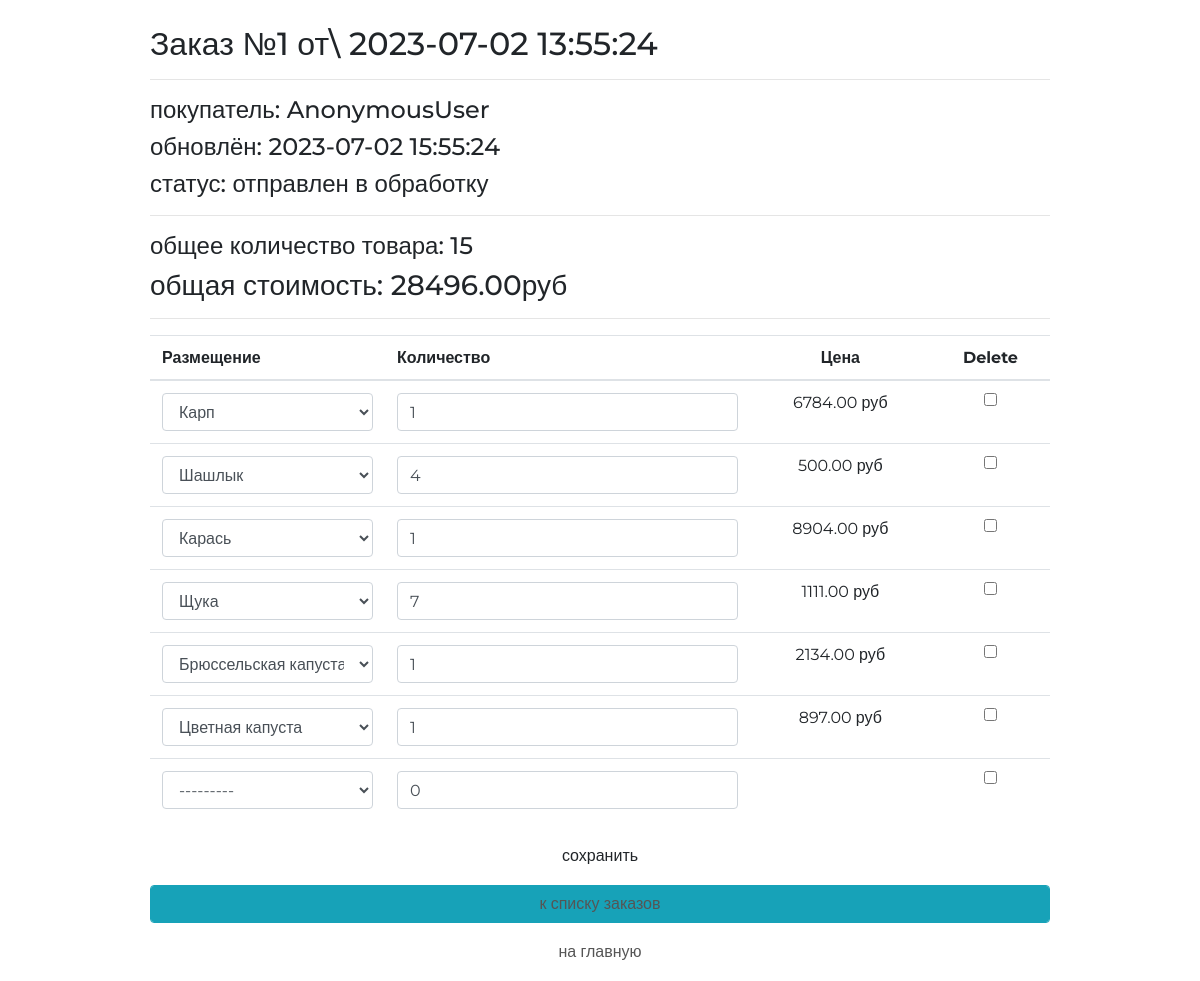
The page /order/update/1/ on the database its author committed.
### ordersapp/models.py (models this page shows, shortened)
class Order(models.Model):
    FORMING = 'FM'
    SENT_TO_PROCEED = 'STP'
    PROCEEDED = 'PRD'
    PAID = 'PD'
    READY = 'RDY'
    CANCEL = 'CNL'
    ORDER_STATUS_CHOICES = (
        (FORMING, 'формируется'),
        (SENT_TO_PROCEED, 'отправлен в обработку'),
        (PROCEEDED, 'оплачен'),
        (PAID, 'обрабатывается'),
        (READY, 'подтверждён размещением'),
        (CANCEL, 'отменён'),
    )
    user = models.ForeignKey(
        settings.AUTH_USER_MODEL, on_delete=models.CASCADE)
    created = models.DateTimeField(verbose_name='создан', auto_now_add=True)
    updated = models.DateTimeField(verbose_name='обновлён', auto_now=True)
    status = models.CharField(
        verbose_name='статус',
        max_length=3,
        choices=ORDER_STATUS_CHOICES,
        default=FORMING)
    is_active = models.BooleanField(verbose_name='активен', default=True)
    class Meta:
        ordering = ('-created',)
        verbose_name = 'заказ'
        verbose_name_plural = 'заказы'
    def get_total_quantity(self):
        products = self.orderitems.select_related()
        return sum(list(map(lambda x: x.quantity, products)))
    def get_total_cost(self):
        product = self.orderitems.select_related()
        return sum(list(map(lambda x: x.quantity * x.product.price,
                            product)))

class OrderItem(models.Model):
    order = models.ForeignKey(Order, related_name='orderitems',
                               on_delete=models.CASCADE)
    product = models.ForeignKey(
        Product, verbose_name='размещение', on_delete=models.CASCADE)
    quantity = models.PositiveIntegerField(verbose_name='количество', default=0)

### store/models.py (models this page shows, shortened)
class Product(models.Model):
    subcategory = models.ForeignKey(SubCategory, on_delete=models.CASCADE)
    name = models.CharField(verbose_name='имя', max_length=256, unique=True)
    slug = models.SlugField(verbose_name='slug-имя', max_length=256, null=False, unique=True)
    image = models.ImageField(upload_to='product_img', blank=True)
    description = models.TextField(verbose_name='описание продукта', blank=True, null=True)
    price = models.DecimalField(verbose_name='цена', max_digits=8, decimal_places=2, default=0)
    availability = models.PositiveIntegerField(verbose_name='количество свободного товара', default=0)
    def __str__(self):
        return self.name

### ordersapp/views.py (the view, shortened to what this page needs)
# urls.py: path('update/<int:pk>/', ordersapp.OrderItemsUpdate.as_view(), name='order_update'),
class OrderItemsUpdate(UpdateView):
    model = Order
    fields = []
    success_url = reverse_lazy('ordersapp:orders_list')
    def get_context_data(self, **kwargs):
        data = super(OrderItemsUpdate, self).get_context_data(**kwargs)
        OrderFormSet = inlineformset_factory(Order,
                                             OrderItem,
                                             form=OrderItemForm,
                                             extra=1,
                                             fields='__all__')
        if self.request.POST:
            data['orderitems'] = OrderFormSet(self.request.POST, instance=self.object)
        else:
            formset = OrderFormSet(instance=self.object)
            for form in formset.forms:
                if form.instance.pk:
                    form.initial['price'] = form.instance.product.price
            data['orderitems'] = formset
        return data

### ordersapp/templates/ordersapp/order_form.html (shortened to what this page needs)
{% extends "ordersapp/base.html" %}
{% load static %}
{% load cache %}
{% block content %}
    {% include 'ordersapp/includes/inc_order_summary.html' %}
    <div class="order_form">
        <form action="" method="post">
            <table class="table">
                {% for form in orderitems.forms %}
                    {% if forloop.first %}
                        <thead>
                        <tr>
                            {% for field in form.visible_fields %}
                                <th class="{% cycle 'td1' 'td2' 'td3' 'td4' %} order formset_td">
                                    {{ field.label|capfirst }}
                                </th>
                            {% endfor %}
                        </tr>
                        </thead>
                    {% endif %}
                    <tr class="formset_row">
                        {% for field in form.visible_fields %}
                            <td class="{% cycle 'td1' 'td2' 'td3' 'td4' %} order formset_td">
                                {% if field.name != 'price' %}
                                    {% if field.name == 'product' %}
                                        {% cache 3600 orderitemform_product field.value %}
                                            {{ field }}
                                        {% endcache %}
                                    {% else %}
                                        {{ field }}
                                    {% endif %}
                                {% else %}
                                    {% if field.value %}
                                        <span class="orderitems-{{ forloop.parentloop.counter0 }}-price">{{ field.value }}</span> руб
                                    {% endif %}
                                {% endif %}
                            </td>
                        {% endfor %}
                    </tr>
                {% endfor %}
            </table>
            <button type="submit" value="сохранить" class="btn btn-default btn-round form-control last">сохранить</button>
            {% include 'ordersapp/includes/inc_order_actions.html' %}
        </form>
    </div>
{% endblock %}

### ordersapp/templates/ordersapp/includes/inc_order_summary.html (shortened to what this page needs)
{% if object %}
    <div class="h2">Заказ №{{ object.pk }} от\
        {{ object.created|date:"Y-m-d H:i:s" }}</div>
    <hr>
    <div class="h4">покупатель: {{ user }} </div>
    <div class="h4">обновлён: {{ object.updated|date:"Y-m-d H:i:s" }}</div>
    <div class="h4">статус: {{ object.get_status_display }}</div>
    <hr>
    <div class="h4">
        общее количество товара: <span class="order_total_quantity">
        {{ object.get_total_quantity }}</span>
    </div>
    <div class="h3">
        общая стоимость: <span class="order_total_cost">
        {{ object.get_total_cost }}</span>руб
    </div>
{% endif %}
<hr>

### static/css/style.css (style rules this page uses)
* { margin: 0; padding: 0; }
button.last { margin-bottom: 10px; }
.td3.order.formset_td { text-align: center; }
.td4.order.formset_td { text-align: center; }
body { font-family: 'Montserrat', sans-serif; }
html, body { height: 100%; }
table { width: 100%; }
td:first-child { width: 235px; }

### rows shown on the page
Order: pk "1", created "2023-07-02 13:55:24", updated "2023-07-02 15:55:24", status "отправлен в обработку", get_total_quantity "15", get_total_cost "28496.00"
Product: value "6784.00"
Product: value "500.00"
Product: value "8904.00"
Product: value "1111.00"
Product: value "2134.00"
Product: value "897.00"

### other values the page prints
{{ user }} "AnonymousUser"
{{ field.label|capfirst }} "Размещение" "Количество" "Цена" "Delete"
